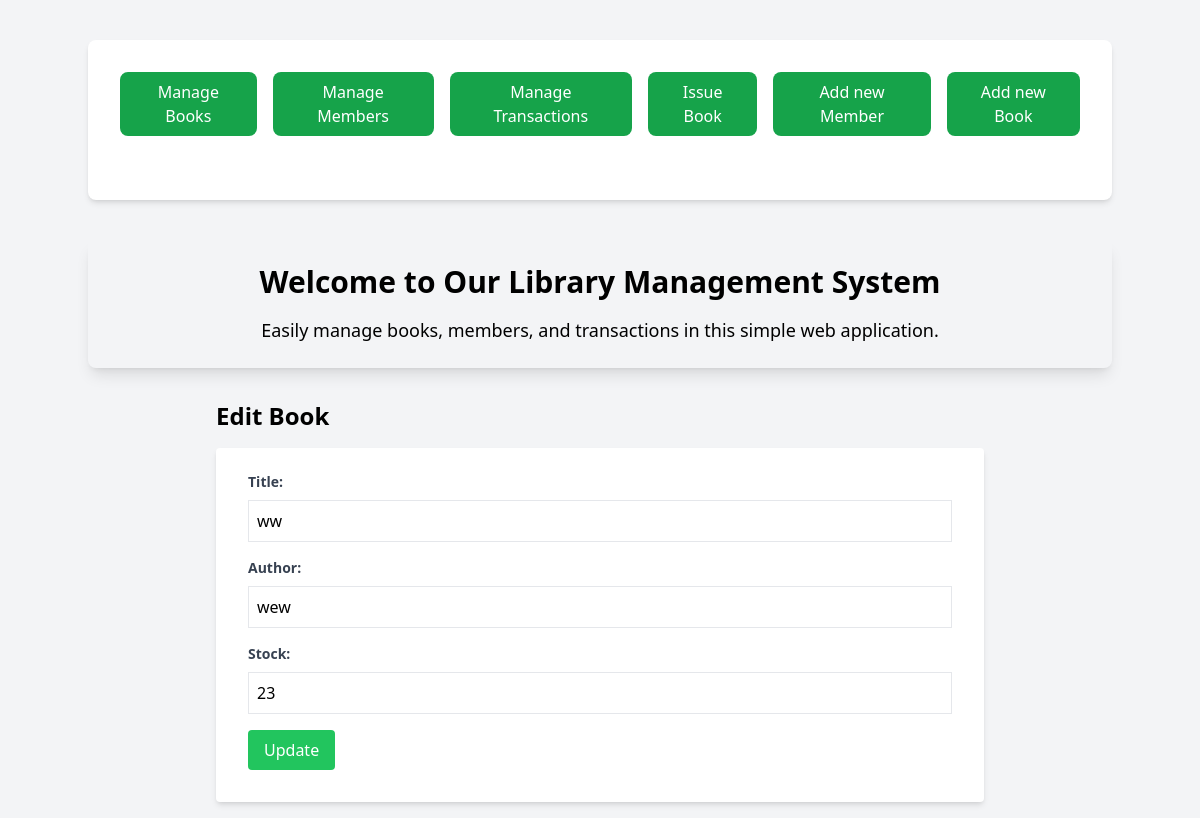
Page /library/books/1/edit/ on the earlier database version.
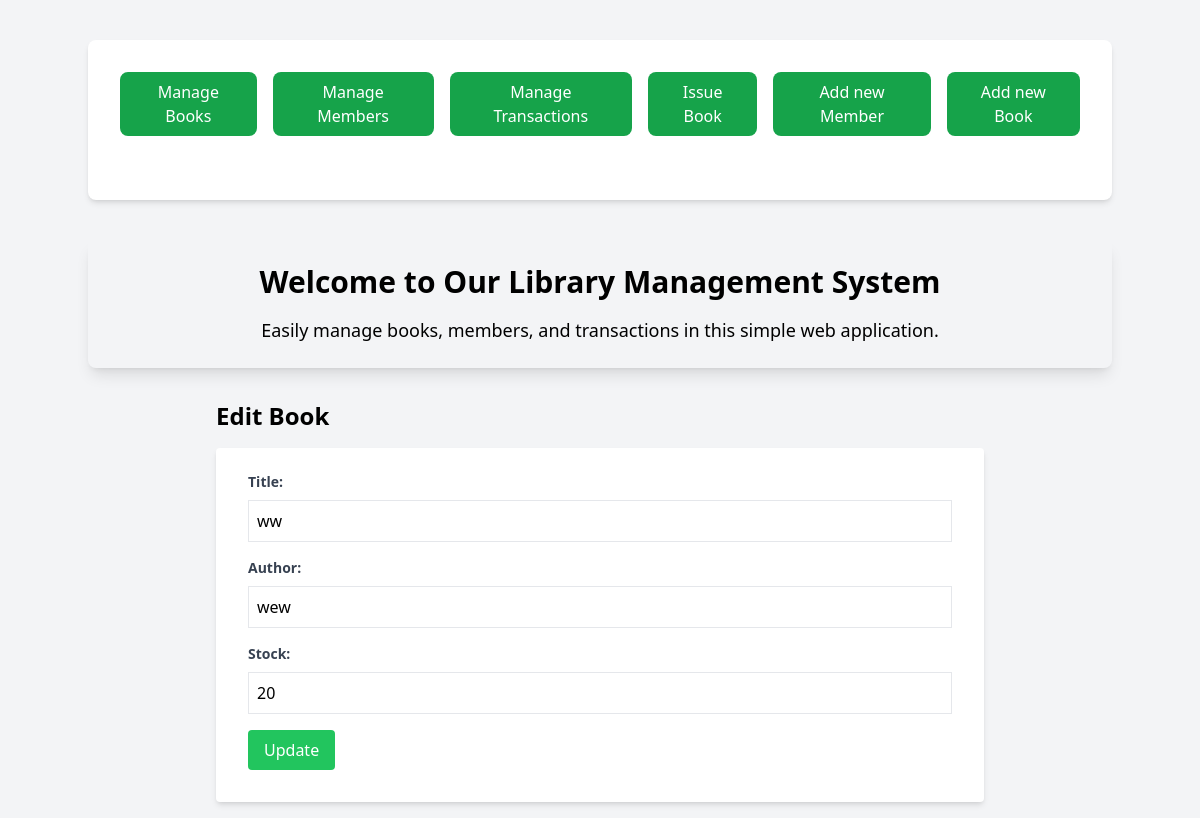
Same page on the later database version.
### library/models.py (models this page shows, shortened)
class Book(models.Model):
    title = models.CharField(max_length=255)
    author = models.CharField(max_length=255)
    stock = models.PositiveIntegerField()

### library/views.py (the view)
# urls.py: path('books/<int:pk>/edit/', views.book_update, name='book_update'),
def book_update(request, pk):
    book = get_object_or_404(Book, pk=pk)
    if request.method == 'POST':
        book.title = request.POST['title']
        book.author = request.POST['author']
        book.stock = request.POST['stock']
        book.save()
        return redirect('book_list')
    return render(request, 'library/book_form.html', {'book': book})

### library/templates/library/book_form.html (shortened to what this page needs)
{% extends 'library/base.html' %}
{% block content %}
<h1 class="text-2xl font-semibold mb-4">{% if book %}Edit Book{% else %}Add Book{% endif %}</h1>
<form method="POST" class="bg-white shadow-md rounded px-8 pt-6 pb-8 mb-4">
  <div class="mb-4">
    <label for="title" class="block text-gray-700 text-sm font-bold mb-2">Title:</label>
    <input type="text" name="title" value="{% if book %}{{ book.title }}{% endif %}" class="border p-2 w-full">
  </div>
  <div class="mb-4">
    <label for="author" class="block text-gray-700 text-sm font-bold mb-2">Author:</label>
    <input type="text" name="author" value="{% if book %}{{ book.author }}{% endif %}" class="border p-2 w-full">
  </div>
  <div class="mb-4">
    <label for="stock" class="block text-gray-700 text-sm font-bold mb-2">Stock:</label>
    <input type="number" name="stock" value="{% if book %}{{ book.stock }}{% endif %}" class="border p-2 w-full">
  </div>
  <button type="submit" class="bg-green-500 text-white px-4 py-2 rounded">{% if book %}Update{% else %}Add{% endif %}</button>
</form>
{% endblock %}

Differences in the rows shown:
changed Book "ww": stock "23" → "20"
